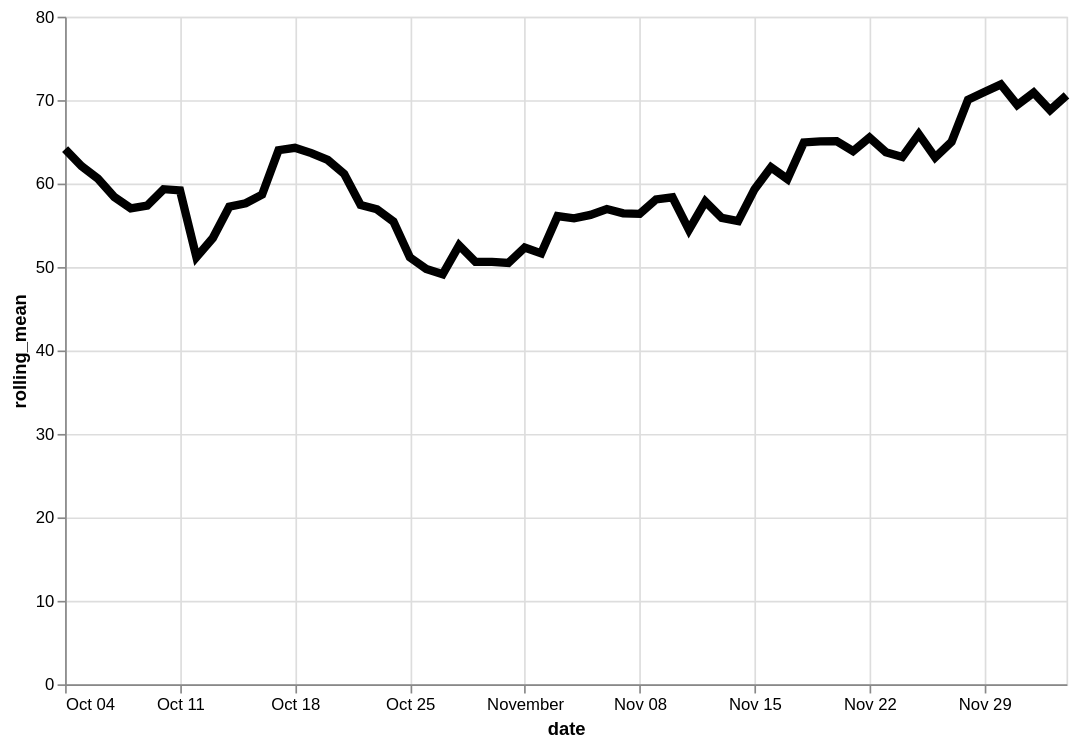

Vega-Lite specification stored for this chart:
### Vega-Lite specification from a JSON file in a GitHub repository (floating-point values rounded to 4 significant figures)
{"config": {"view": {"continuousWidth": 400, "continuousHeight": 300}}, "data": {"name": "data-179198653c020ad20288b8dc6103fd5b"}, "mark": {"type": "line", "color": "black", "size": 5}, "encoding": {"x": {"type": "temporal", "field": "date"}, "y": {"type": "quantitative", "field": "rolling_mean"}}, "height": 400, "transform": [{"window": [{"op": "mean", "field": "log_price", "as": "rolling_mean"}], "frame": [-4, 3]}], "width": 600, "$schema": "https://vega.github.io/schema/vega-lite/v4.8.1.json", "datasets": {"data-179198653c020ad20288b8dc6103fd5b": [{"date": "2020-10-04", "log_price": 40.0}, {"date": "2020-10-05", "log_price": 40.94}, {"date": "2020-10-06", "log_price": 57.5}, {"date": "2020-10-07", "log_price": 118.1}, {"date": "2020-10-08", "log_price": 53.94}, {"date": "2020-10-09", "log_price": 53.03}, {"date": "2020-10-10", "log_price": 45.17}, {"date": "2020-10-11", "log_price": 47.61}, {"date": "2020-10-12", "log_price": 42.55}, {"date": "2020-10-13", "log_price": 56.72}, {"date": "2020-10-14", "log_price": 56.36}, {"date": "2020-10-15", "log_price": 54.1}, {"date": "2020-10-16", "log_price": 72.27}, {"date": "2020-10-17", "log_price": 83.05}, {"date": "2020-10-18", "log_price": 48.48}, {"date": "2020-10-19", "log_price": 55.91}, {"date": "2020-10-20", "log_price": 85.14}, {"date": "2020-10-21", "log_price": 58.95}, {"date": "2020-10-22", "log_price": 51.37}, {"date": "2020-10-23", "log_price": 47.48}, {"date": "2020-10-24", "log_price": 58.96}, {"date": "2020-10-25", "log_price": 53.27}, {"date": "2020-10-26", "log_price": 44.24}, {"date": "2020-10-27", "log_price": 44.2}, {"date": "2020-10-28", "log_price": 50.83}, {"date": "2020-10-29", "log_price": 47.9}, {"date": "2020-10-30", "log_price": 46.17}, {"date": "2020-10-31", "log_price": 75.2}, {"date": "2020-11-01", "log_price": 43.13}, {"date": "2020-11-02", "log_price": 53.24}, {"date": "2020-11-03", "log_price": 43.19}, {"date": "2020-11-04", "log_price": 59.1}, {"date": "2020-11-05", "log_price": 45.19}, {"date": "2020-11-06", "log_price": 83.61}, {"date": "2020-11-07", "log_price": 44.1}, {"date": "2020-11-08", "log_price": 78.46}, {"date": "2020-11-09", "log_price": 48.74}, {"date": "2020-11-10", "log_price": 49.05}, {"date": "2020-11-11", "log_price": 42.74}, {"date": "2020-11-12", "log_price": 72.88}, {"date": "2020-11-13", "log_price": 47.25}, {"date": "2020-11-14", "log_price": 52.46}, {"date": "2020-11-15", "log_price": 71.13}, {"date": "2020-11-16", "log_price": 62.81}, {"date": "2020-11-17", "log_price": 45.68}, {"date": "2020-11-18", "log_price": 79.74}, {"date": "2020-11-19", "log_price": 63.72}, {"date": "2020-11-20", "log_price": 61.6}, {"date": "2020-11-21", "log_price": 82.33}, {"date": "2020-11-22", "log_price": 53.46}, {"date": "2020-11-23", "log_price": 71.38}, {"date": "2020-11-24", "log_price": 53.2}, {"date": "2020-11-25", "log_price": 58.68}, {"date": "2020-11-26", "log_price": 65.73}, {"date": "2020-11-27", "log_price": 59.09}, {"date": "2020-11-28", "log_price": 83.47}, {"date": "2020-11-29", "log_price": 60.0}, {"date": "2020-11-30", "log_price": 68.47}, {"date": "2020-12-01", "log_price": 111.8}, {"date": "2020-12-02", "log_price": 60.57}, {"date": "2020-12-03", "log_price": 66.0}, {"date": "2020-12-04", "log_price": 46.0}]}}
